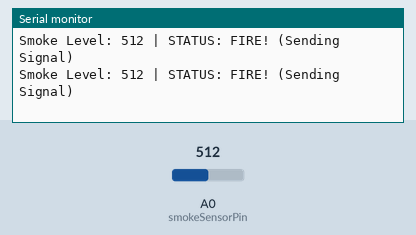
Bench run of a sketch on a simulated Arduino Uno, built with avr-gcc and run on an emulated ATmega328P. Parts: the last lines printed to the serial monitor. Inputs (shaded band) come from the test bench; at power-on: A0 (smokeSensorPin) = 512.

Above: at 3.9 s.
4.0 s: A0 (smokeSensorPin) set to 107
At 7.6 s:
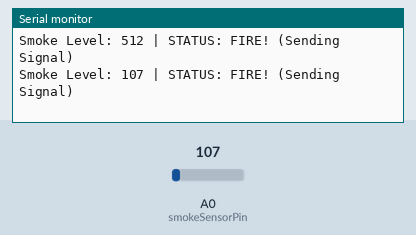
8.0 s: A0 (smokeSensorPin) set to 91
At 9.41 s:
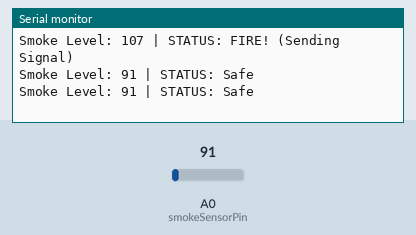
12.0 s: A0 (smokeSensorPin) set to 11
At 12.02 s:
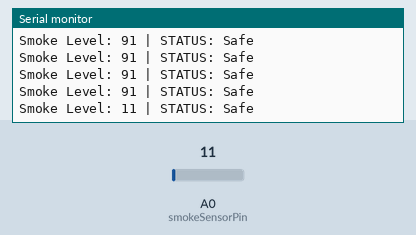
19.9 s: A0 (smokeSensorPin) set to 8
At 19.96 s:
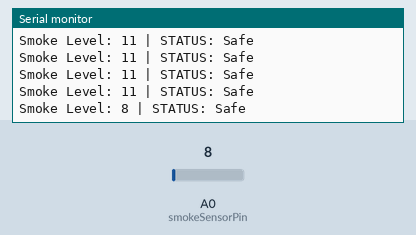
Timing chart, 0 to 22.9 s (numbered marks = the images above; inputs shaded):
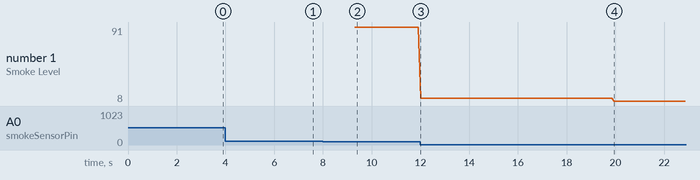

The sketch:

smokesensor.ino
```cpp
// 1. PIN DEFINITIONS
const int smokeSensorPin = A0;  // Analog input from MQ-2 Sensor
const int fpgaTriggerPin = 2;   // Output to FPGA (Through Voltage Divider!)

// 2. THRESHOLD SETTING
// Open Serial Monitor to see your specific values.
// Set this number slightly higher than your "Clean Air" value.
const int smokeThreshold = 100;

void setup() {
  pinMode(fpgaTriggerPin, OUTPUT);
  Serial.begin(9600); // For debugging
}

void loop() {
  // 1. Read the Sensor
  int sensorValue = analogRead(smokeSensorPin);

  // 2. Debugging (Optional: View this in Serial Monitor)
  Serial.print("Smoke Level: ");
  Serial.print(sensorValue);

  // 3. Logic Check
  if (sensorValue > smokeThreshold) {
    Serial.println(" | STATUS: FIRE! (Sending Signal)");
    digitalWrite(fpgaTriggerPin, HIGH); // Send 5V (Becomes 3.3V at FPGA)
    delay(3000);
  } else {
    Serial.println(" | STATUS: Safe");
    digitalWrite(fpgaTriggerPin, LOW);  // Send 0V
  }

  // 4. THE DELAY
  // This slows down the checking to 10 times a second.
  // It prevents the signal from jittering if the smoke level is right on the edge.
  delay(100);
}
```

Measured:
- the behaviour switches between 101 and 100 on A0 (smokeSensorPin) (found by bisection; images 1 and 2)
- after the input at 4.0 s, the serial monitor: prints a new line after 2.2 s (image 1)
- after the input at 8.0 s, the serial monitor: prints a new line after 1.3 s (image 2)
- after the input at 12.0 s, the serial monitor: prints a new line at once (image 3)
- after the input at 19.9 s, the serial monitor: prints a new line after 0.05 s (image 4)
- plotted number 1: 91 → 11 after the input at 12.0 s, 11 → 8 after the input at 19.9 s
